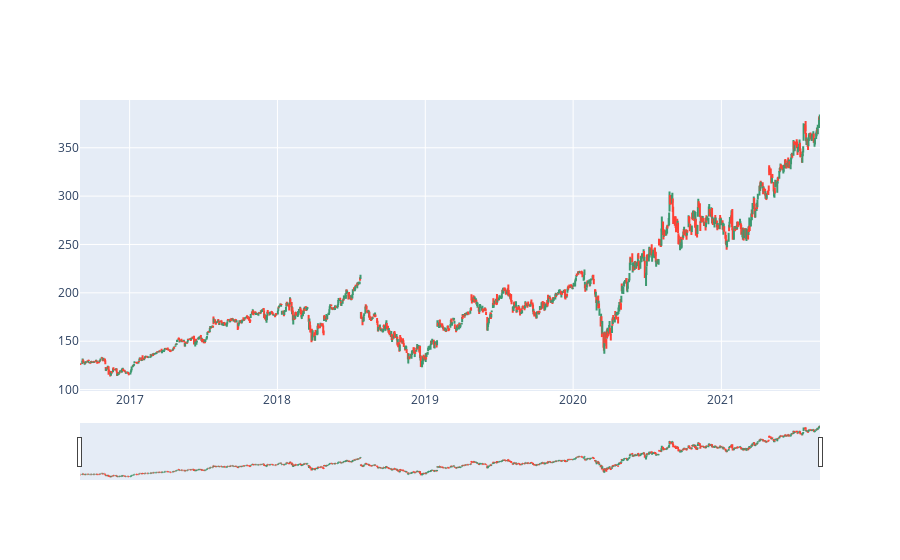

The cell this chart's notebook holds for it:
### Code cell
fig = go.Figure(
    data=go.Ohlc(
        x=df_fb_daily_ticker.Date,
        open=df_fb_daily_ticker["Open"],
        high=df_fb_daily_ticker["High"],
        low=df_fb_daily_ticker["Low"],
        close=df_fb_daily_ticker["Close"],
    )
)
fig.show()

### Figure 1 — Plotly figure (JSON) as saved in the notebook; plotly's stock layout.template omitted (floating-point values rounded to 4 significant figures; data arrays with more than 128 entries replaced by an {"elided": "..."} marker saying what was removed)
{"data": [{"close": {"elided": "1259 float values"}, "high": {"elided": "1259 float values"}, "low": {"elided": "1259 float values"}, "open": {"elided": "1259 float values"}, "type": "ohlc", "x": {"elided": "1259 str values"}}], "layout": {}}
